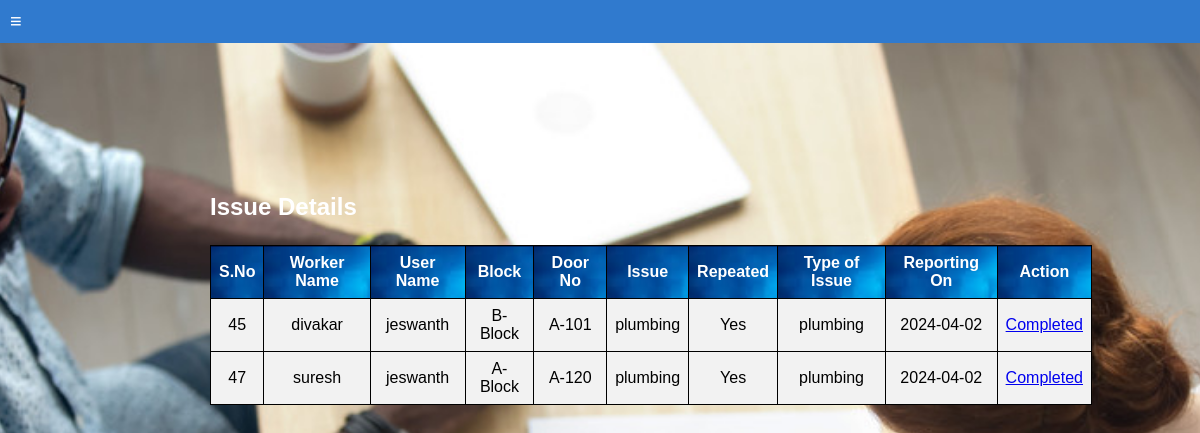
/final_issue.php (signed in), run on the app's committed database.
### tables this page shows
CREATE TABLE `issue_details` (
  `id` int(255) NOT NULL,
  `worker_name` varchar(255) NOT NULL,
  `user_name` varchar(255) NOT NULL,
  `block` varchar(255) NOT NULL,
  `door` varchar(255) NOT NULL,
  `issue` varchar(255) NOT NULL,
  `repeated` varchar(255) NOT NULL,
  `replacement` varchar(255) NOT NULL,
  `mob_num` varchar(255) NOT NULL,
  `issues` varchar(255) NOT NULL,
  `dateofreporting` date NOT NULL,
  `worker_id` varchar(255) NOT NULL,
  `user_id` varchar(255) NOT NULL,
  `status` varchar(255) NOT NULL DEFAULT 'pending'
);

### final_issue.php (the view, shortened to what this page needs)
<?php
$user_name = isset($_SESSION['name']) ? $_SESSION['name'] : null;
$conn = mysqli_connect("localhost", "root", "", "building_management");
$sql = "SELECT * FROM issue_details where user_name = '$user_name' AND status='pending'";
$result = mysqli_query($conn, $sql);
?>
<!DOCTYPE html>
<html lang="en">
<head>
</head>
<body>
    <header>
        <div class="menu-bar">
            <span class="hamburger" onclick="openNav()">&#8801;</span>
        </div>
    </header>
    <main>
        <div class="employee-table">
            <h3>Issue Details</h3>
            <table>
                <thead>
                    <tr>
                        <th>S.No</th>
                        <th>Worker Name</th>
                        <th>User Name</th>
                        <th>Block</th>
                        <th>Door No</th>
                        <th>Issue</th>
                        <th>Repeated</th>
                        <th>Type of Issue</th>
                        <th>Reporting On</th>
                        <th>Action</th>
                    </tr>
                </thead>
                <tbody>
                    <?php
                    while ($row = mysqli_fetch_assoc($result)) {
                        echo "<tr>";
                        echo "<td>" . $row['id'] . "</td>";
                        echo "<td>" . $row['worker_name'] . "</td>";
                        echo "<td>" . $row['user_name'] . "</td>";
                        echo "<td>" . $row['block'] . "</td>";
                        echo "<td>" . $row['door'] . "</td>";
                        echo "<td>" . $row['issue'] . "</td>";
                        echo "<td>" . $row['repeated'] . "</td>";
                        echo "<td>" . $row['issues'] . "</td>";
                        echo "<td>" . $row['dateofreporting'] . "</td>";
                        echo "<td><a href='issue_complete.php?id=".$row['id']."&user_id=".$row['user_id']."'>Completed </a></td>";
                        echo "</tr>";
                    }
                    ?>
                </tbody>
            </table>
        </div>
    </main>
</body>
</html>

### final_issue.php (style rules this page uses)
body { font-family: Arial, sans-serif; margin: 0; padding: 0; background: url(images/issue.jpg); background-repeat: no-repeat; background-size: cover; background-position: center; height: 800px; overflow-x: hidden; }
.employee-table { margin-top: 20px; padding: 10px; border-radius: 5px; margin-left: 200px; margin-top: 140px; }
.employee-table h3 { margin-top: 0; color:white; font-size:24px }
.employee-table table { width: 90%; border-collapse: collapse; background-color:#f2f2f2; }
.employee-table th, .employee-table td { border: 1px solid #000; padding: 8px; text-align: center; }
.employee-table th { color:white; background: url(images/ads.jpeg); }
body { font-family: Arial, sans-serif; margin: 0; padding: 0; }
header { background-color: #307ace; color: white; padding: 10px; display: flex; justify-content: space-between; align-items: center; }
.hamburger { font-size: 20px; cursor: pointer; }

### data on the page
issue_details: id "45", worker_name "divakar", user_name "jeswanth", block "B-Block", door "A-101", issue "plumbing", repeated "Yes", issues "plumbing", dateofreporting "2024-04-02"
issue_details: id "47", worker_name "suresh", user_name "jeswanth", block "A-Block", door "A-120", issue "plumbing", repeated "Yes", issues "plumbing", dateofreporting "2024-04-02"
